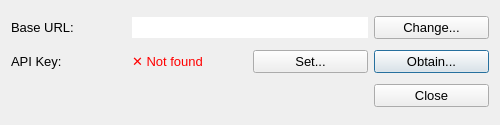
<?xml version="1.0" encoding="UTF-8"?>
<ui version="4.0">
 <class>settings_dlg</class>
 <widget class="QDialog" name="settings_dlg">
  <property name="geometry">
   <rect>
    <x>0</x>
    <y>0</y>
    <width>500</width>
    <height>125</height>
   </rect>
  </property>
  <property name="minimumSize">
   <size>
    <width>500</width>
    <height>100</height>
   </size>
  </property>
  <property name="font">
   <font>
    <family>Segoe UI</family>
    <pointsize>10</pointsize>
   </font>
  </property>
  <property name="windowTitle">
   <string>3Di Scenario Archive settings</string>
  </property>
  <layout class="QGridLayout" name="gridLayout">
   <item row="2" column="5">
    <widget class="QPushButton" name="obtain_pak_pb">
     <property name="text">
      <string>Obtain...</string>
     </property>
    </widget>
   </item>
   <item row="2" column="4">
    <widget class="QPushButton" name="set_pak_pb">
     <property name="text">
      <string>Set...</string>
     </property>
    </widget>
   </item>
   <item row="4" column="5">
    <widget class="QPushButton" name="close_pb">
     <property name="text">
      <string>Close</string>
     </property>
    </widget>
   </item>
   <item row="2" column="1">
    <widget class="QLabel" name="label_5">
     <property name="text">
      <string>API Key:</string>
     </property>
    </widget>
   </item>
   <item row="2" column="3">
    <widget class="QLabel" name="pak_label">
     <property name="text">
      <string>&lt;html&gt;&lt;head/&gt;&lt;body&gt;&lt;p&gt;&lt;span style=&quot; color:#ff0000;&quot;&gt;✕ Not found&lt;/span&gt;&lt;/p&gt;&lt;/body&gt;&lt;/html&gt;</string>
     </property>
     <property name="alignment">
      <set>Qt::AlignLeading|Qt::AlignLeft|Qt::AlignVCenter</set>
     </property>
    </widget>
   </item>
   <item row="1" column="5">
    <widget class="QPushButton" name="change_base_url_pb">
     <property name="text">
      <string>Change...</string>
     </property>
    </widget>
   </item>
   <item row="1" column="1">
    <widget class="QLabel" name="label">
     <property name="text">
      <string>Base URL:</string>
     </property>
    </widget>
   </item>
   <item row="1" column="3" colspan="2">
    <widget class="QLineEdit" name="base_url_le">
     <property name="text">
      <string/>
     </property>
     <property name="frame">
      <bool>false</bool>
     </property>
     <property name="readOnly">
      <bool>true</bool>
     </property>
    </widget>
   </item>
  </layout>
 </widget>
 <resources/>
 <connections/>
</ui>
